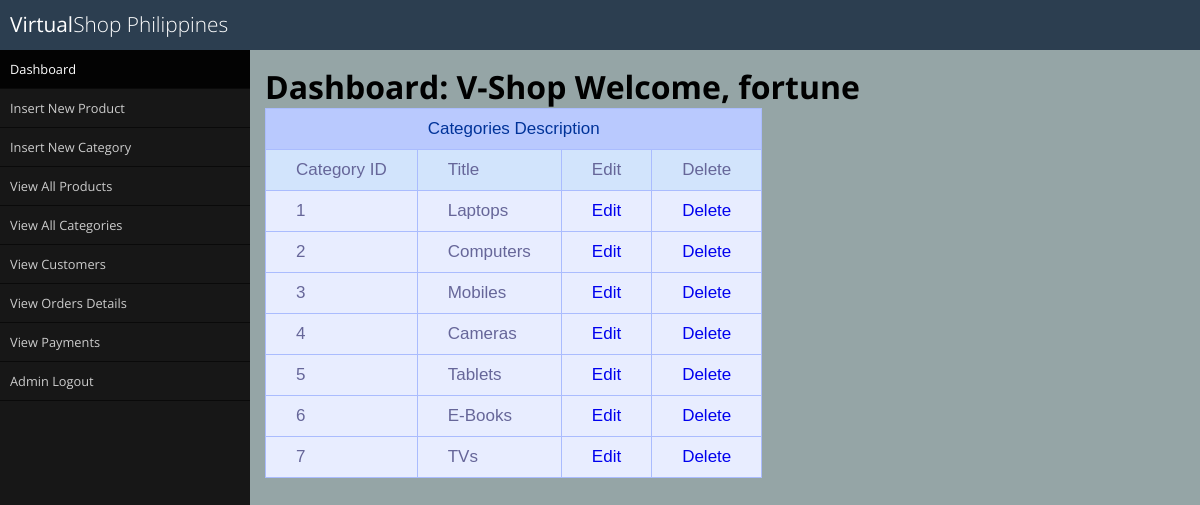
The page /admin_area/index.php?view_cats (signed in) on the database its author committed.
### tables this page shows
CREATE TABLE IF NOT EXISTS `categories` (
  `cat_id` int(10) NOT NULL AUTO_INCREMENT,
  `cat_title` text NOT NULL,
  PRIMARY KEY (`cat_id`)
);

### admin_area/view_cats.php (the view, shortened to what this page needs)
<html>
 <head>
 </head>
	<body>
		<?php
			if(isset($_GET['view_cats'])) { ?>
				<table class="tg">
				  <tr>
					<th class="tg-s6z2" colspan="8">Categories Description</th>
				  </tr>
				  <tr>
					<td class="tg-vn4c">Category ID   	</td>
					<td class="tg-vn4c">Title            </td>
					<td class="tg-vn4c">Edit            </td>
					<td class="tg-vn4c">Delete            </td>
				  </tr>
				  <?php
					include("includes/db.php");
					$get_cats = "select * from categories";
					$run_cats = mysqli_query($con,$get_cats);
					while($row_cats = mysqli_fetch_array($run_cats))
					{
						$cat_id = $row_cats['cat_id'];
						$cat_title = $row_cats['cat_title'];
				  ?>
				  <tr>
					<td> <?php echo $cat_id; ?> </td>
					<td> <?php echo $cat_title; ?></td>
					<td> <a href="index.php?edit_cat=<?php echo $cat_id;?>"> Edit </a> </td>
					<td> <a href="index.php?delete_cat=<?php echo $cat_id;?>"> Delete </a> </td>
				 </tr>
				  <?php } ?>
				</table>
			<?php } ?>
	</body>
</html>

### admin_area/index.php (shortened to what this page needs)
<?php
if(!isset($_SESSION['admin_email']))
{
	echo "<script>window.open('login/login.php,'_self')</script>";
}
else
{
	?>
	<html>
	<head>
		<link rel="stylesheet" type="text/css" href="styles/global.css" />
	</head>
	<body>
		<div id="header">
			<div class="logo"><a href="#">Virtual<span>Shop Philippines</span></a></div>
		</div>
		<div id="container">
			<div class="sidebar">
				<ul id="nav">
					<li><a class="selected" href="#">Dashboard</a></li>
					<li><a href="index.php?insert_product">Insert New Product</a></li>
					<li><a href="index.php?insert_cat">Insert New Category</a></li>
					<li><a href="index.php?view_products">View All Products</a></li>
					<li><a href="index.php?view_cats">View All Categories</a></li>
					<li><a href="index.php?view_customers">View Customers</a></li>
					<li><a href="index.php?view_orders">View Orders Details</a></li>
					<li><a href="index.php?view_payments">View Payments</a></li>
					<li><a href="logout.php">Admin Logout</a></li>
				</ul>
			</div>
			<div class="content">
				<h1>Dashboard: V-Shop Welcome, <?php echo @$_SESSION['admin_email'];
			 ?></h1>
			<p>
				<?php include ("includes/db.php");
				if(isset($_GET['insert_product']))
				{
					include("insert_products.php");
				}
				else if(isset($_GET['view_products']))
				{
					include("view_products.php");
				}
				else if(isset($_GET['edit_pro']))
				{
					include("edit_pro.php");
				}
				else if(isset($_GET['insert_cat']))
				{
					include("insert_cat.php");
				}
				else if(isset($_GET['view_cats']))
				{
					include("view_cats.php");
				}
				?>
			</p>
		</div>
	</div>
</body>
</html>
<?php }  ?>

### admin_area/styles/global.css (style rules this page uses)
* { margin: 0; padding: 0; box-sizing: border-box; }
body { font-family: 'Open Sans'; }
a { text-decoration: none; }
div#header { width: 100%; height: 50px; background-color: #2c3e50; margin: 0 auto; }
.logo { float: left; margin-top: 10px; margin-left: 10px; }
.logo a { font-size: 1.3em; color: #fff; }
.logo a span { font-weight: 300; }
div#container { width: 100%; }
.sidebar { width: 250px; background-color: #171717; float: left; }
ul#nav li { list-style: none; }
ul#nav li a { color: #ccc; display: block; padding: 10px; font-size: 0.8em; border-bottom: 1px solid #0A0A0A; -webkit-transition: 0.2s; -moz-transition: 0.2s; -o-transition: 0.2s; transition: 0.2s; }
ul#nav li a.selected { background-color: #030303; color: #fff; }
.content { width: auto; margin-left: 250px; height: 100%; background-color: #95a5a6; padding: 15px; }
.content p { color: #424242; font-size: 0.73em; }
@media only screen and (min-width: 320px) { .sidebar { height: 100%; display: block; } }

### admin_area/view_cats.php (style rules this page uses)
.tg { border-collapse:collapse;border-spacing:0;border-color:#aabcfe; }
.tg td { font-family:Arial, sans-serif;font-size:17px;padding:10px 30px;border-style:solid;border-width:1px;overflow:hidden;word-break:normal;border-color:#aabcfe;color:#669;background-color:#e8edff; }
.tg th { font-family:Arial, sans-serif;font-size:17px;font-weight:normal;padding:10px 5px;border-style:solid;border-width:1px;overflow:hidden;word-break:normal;border-color:#aabcfe;color:#039;background-color:#b9c9fe; }
.tg .tg-s6z2 { text-align:center }
.tg .tg-vn4c { background-color:#D2E4FC }

### rows shown on the page
categories: cat_id "1", cat_title "Laptops"
categories: cat_id "2", cat_title "Computers"
categories: cat_id "3", cat_title "Mobiles"
categories: cat_id "4", cat_title "Cameras"
categories: cat_id "5", cat_title "Tablets"
categories: cat_id "6", cat_title "E-Books"
categories: cat_id "7", cat_title "TVs"
